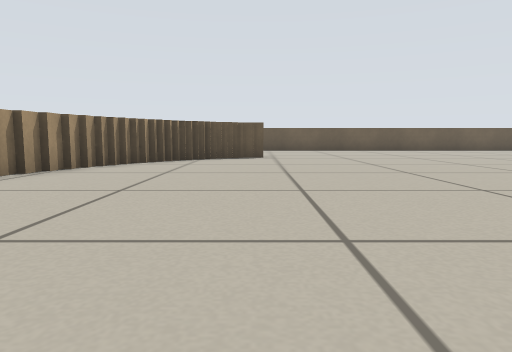
view 1 (above)

24 first-person views from a walk through a robot-simulator world made for Stage. The camera is 0.29 m above the floor, tilts 6° down and sees 70° across. Floor lines are 1 m apart. The floor is counted in squares, 0.5 m on a side. Each view is taken from the middle of a square. On the plan, view 1 faces up. The plan holds only what a view shows up to about 10 squares ahead; the rest is blank. The robots in the file are not drawn.

view 2
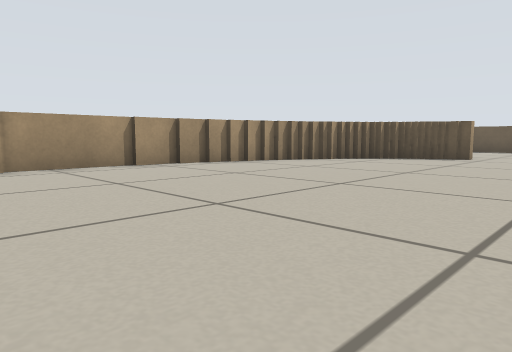

view 3
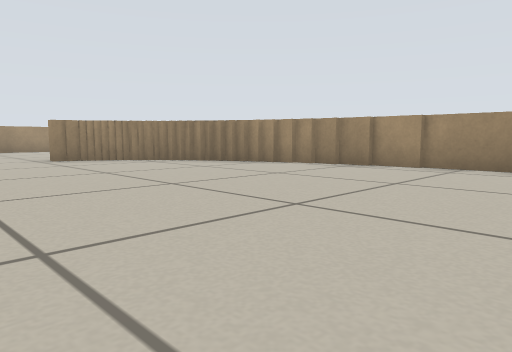

view 4
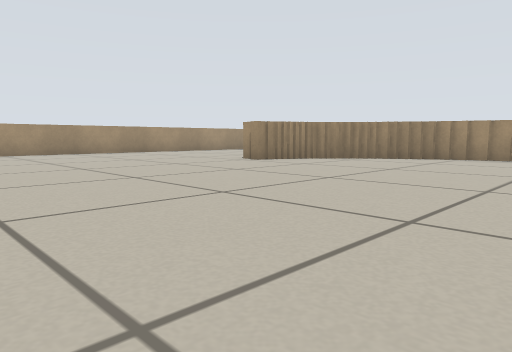

view 5
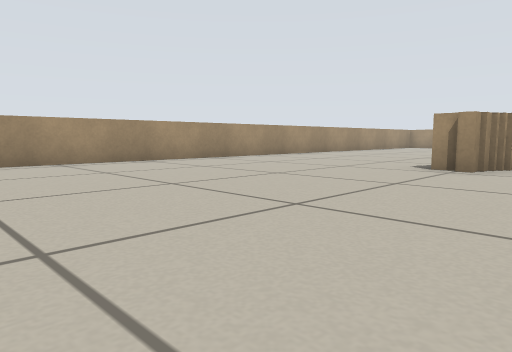

view 6
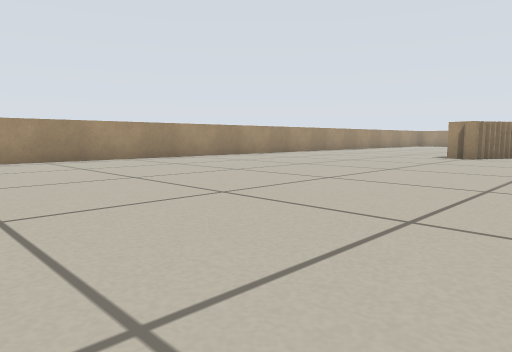

view 7
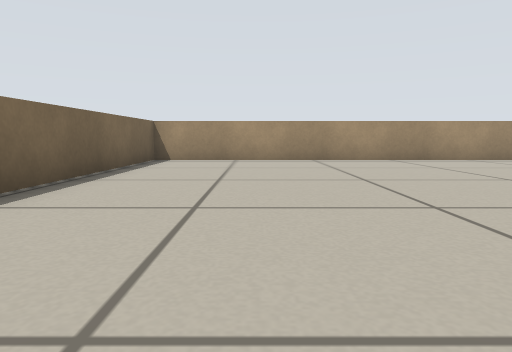

view 8
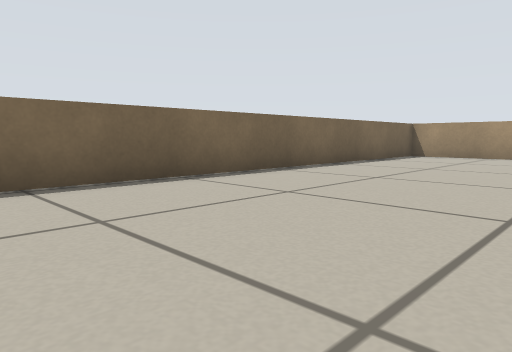

view 9
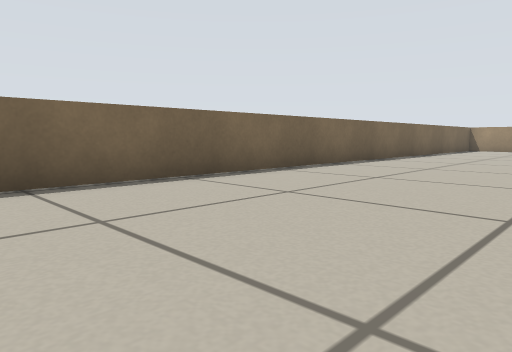

view 10
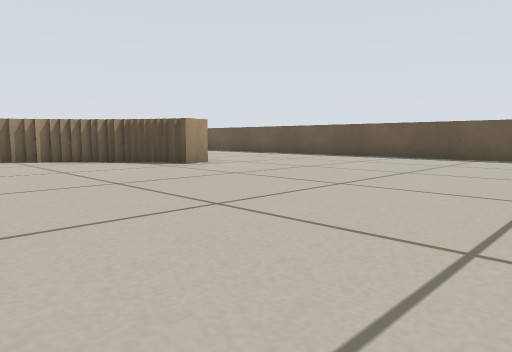

view 11
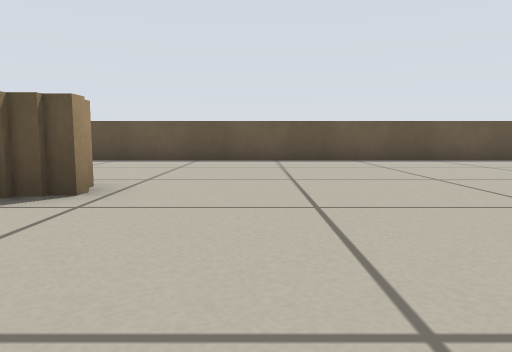

view 12
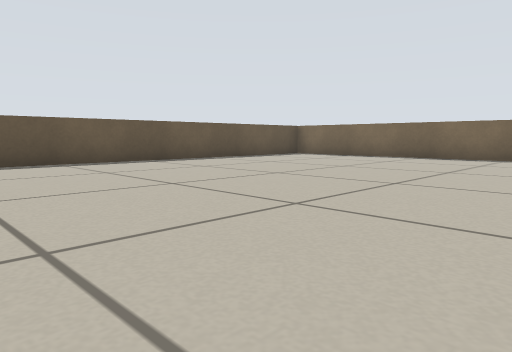

view 13
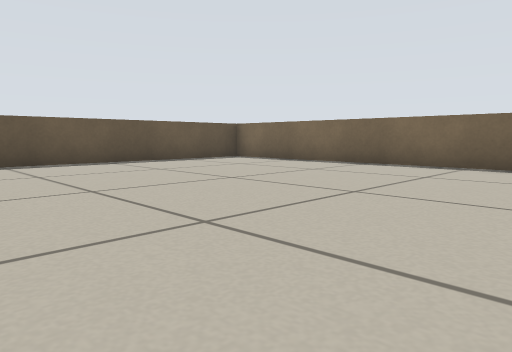

view 14
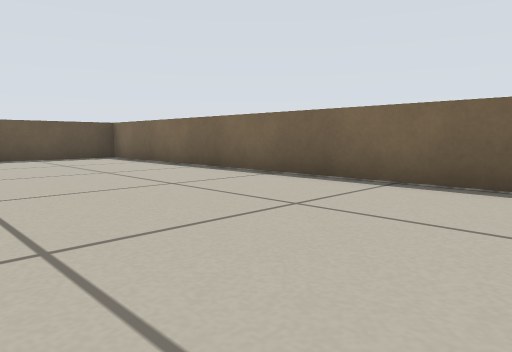

view 15
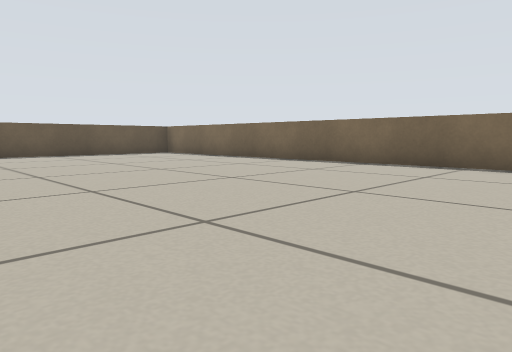

view 16
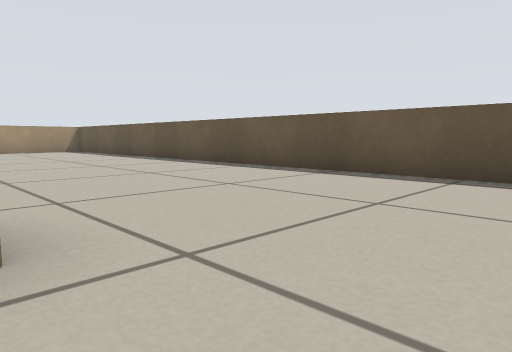

view 17
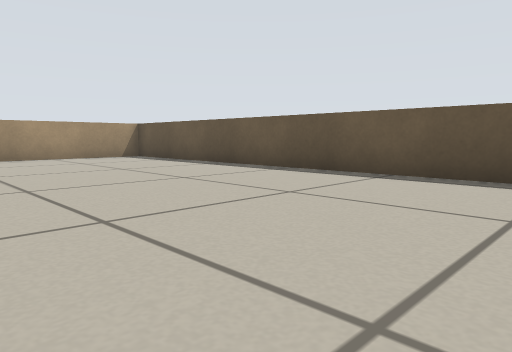

view 18
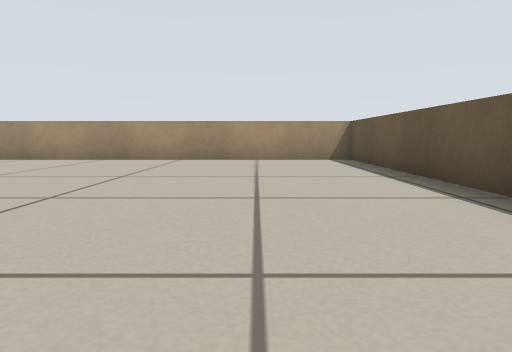

view 19
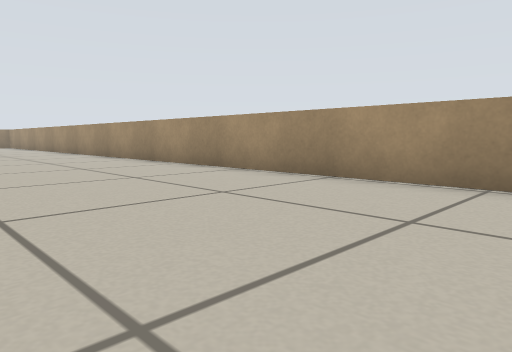

view 20
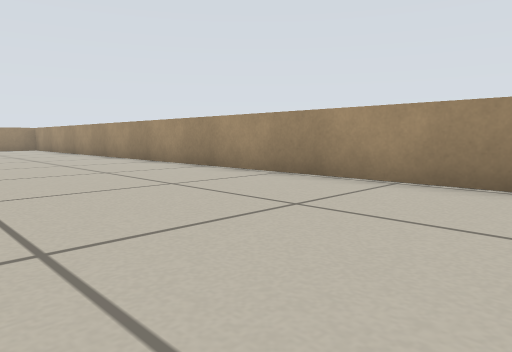

view 21
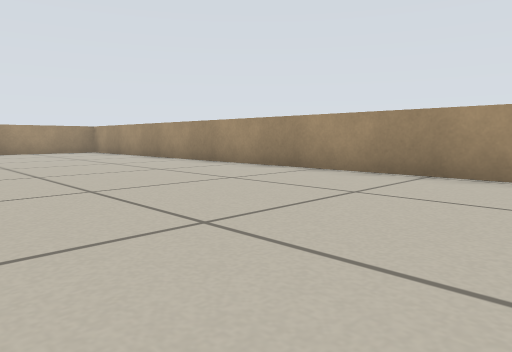

view 22
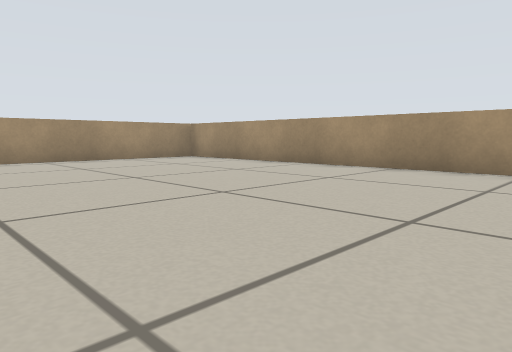

view 23
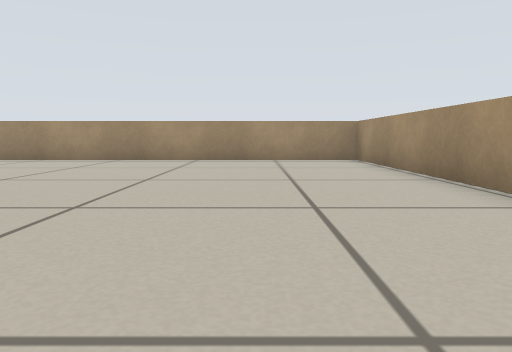

view 24
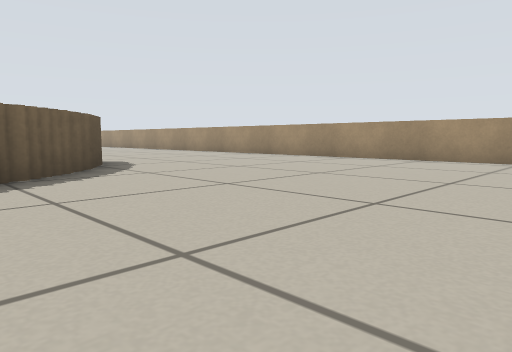

### Floor plan
Points are (right, up) in squares from view 1. A wall is a line through its corners. A room is listed if a view was taken in it or the views show most of it. See-through windows are left out.
Room 1 (views 1, 2, 3, 4, 5, 6, 7, 8, 9, 10, 11, 12, 13, 14, 15, 16, 17, 18, 19, 20, 21, 22, 23, 24)
walls: (-4, 0.4) (-4, -0.5); (-3.7, -0.4) (-3.7, -1.9); (-3.4, -1.8) (-3.4, -2.6); (-4.3, 4.6) (-4.3, 0.2); (-4, 5.4) (-4, 4.5); (-2.8, -2.8) (-2.8, -3.5); (-2.5, -3.4) (-2.5, -4); (-2.2, -3.9) (-2.2, -4.4); (-3.7, 6.8) (-3.7, 5.2); (-1.4, -4.6) (-1.4, -5.1) (-1, -5.1); (-3.4, 7.5) (-3.4, 6.6); (-2.8, 8.5) (-2.8, 7.6); (-0.9, -5.4) (-0.2, -5.4); (-2.5, 8.9) (-2.5, 8.4); (-0.4, -5.7) (0.2, -5.7) (0.2, -6.5); (-3.4, -4.5) (-3.4, -3.9); (-2.2, 9.2) (-2.2, 8.8); (-1.2, 9.7) (-1.8, 9.7); (-0.9, 10) (-1.4, 10); (0.2, 11.4) (0.2, 10.5) (-0.6, 10.5); (1.1, -12.5) (14.6, -12.5) (14.6, 15.6); (13.9, 16.5) (-13.6, 16.5) (-13.6, -12.5) (-4.1, -12.5)

Positions as (right, up) in squares from view 1, and headings:
1: (0, 0), facing up
2: (3, 0), facing up-left
3: (3, 4), facing down-left
4: (7, 1), facing down-left
5: (7, -4), facing down-left
6: (11, -3), facing down-left
7: (12, -3), facing down
8: (10, -1), facing down-right
9: (10, 5), facing down-right
10: (7, 6), facing up-left
11: (2, 7), facing up
12: (4, 8), facing up-right
13: (7, 8), facing up-right
14: (10, 6), facing up-right
15: (7, 4), facing up-right
16: (2, 11), facing up-left
17: (-3, 11), facing up-left
18: (-4, 14), facing left
19: (-9, 11), facing down-left
20: (-9, 6), facing down-left
21: (-8, 2), facing down-left
22: (-7, -3), facing down-left
23: (-11, -3), facing down
24: (-9, -3), facing down-right
